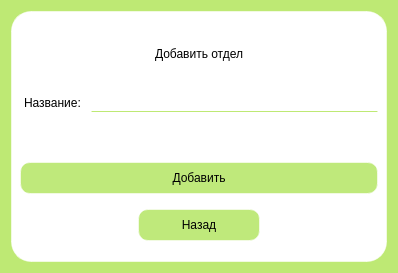
<?xml version="1.0" encoding="UTF-8"?>
<ui version="4.0">
 <class>AddUnitAdminWindow</class>
 <widget class="QDialog" name="AddUnitAdminWindow">
  <property name="geometry">
   <rect>
    <x>0</x>
    <y>0</y>
    <width>398</width>
    <height>273</height>
   </rect>
  </property>
  <property name="windowTitle">
   <string>Dialog</string>
  </property>
  <property name="styleSheet">
   <string notr="true">background-color: rgb(190, 233, 116);</string>
  </property>
  <layout class="QGridLayout" name="gridLayout">
   <item row="0" column="0">
    <widget class="QWidget" name="widget" native="true">
     <property name="styleSheet">
      <string notr="true">background-color: rgb(255, 255, 255);
border: 1px solid rgba(255, 255, 255, 140);
border-radius: 20px;
</string>
     </property>
     <layout class="QVBoxLayout" name="verticalLayout">
      <item>
       <layout class="QHBoxLayout" name="horizontalLayout_2">
        <item>
         <spacer name="horizontalSpacer">
          <property name="orientation">
           <enum>Qt::Horizontal</enum>
          </property>
          <property name="sizeHint" stdset="0">
           <size>
            <width>40</width>
            <height>20</height>
           </size>
          </property>
         </spacer>
        </item>
        <item>
         <widget class="QLabel" name="label">
          <property name="maximumSize">
           <size>
            <width>16777215</width>
            <height>50</height>
           </size>
          </property>
          <property name="text">
           <string>Добавить отдел</string>
          </property>
         </widget>
        </item>
        <item>
         <spacer name="horizontalSpacer_2">
          <property name="orientation">
           <enum>Qt::Horizontal</enum>
          </property>
          <property name="sizeHint" stdset="0">
           <size>
            <width>40</width>
            <height>20</height>
           </size>
          </property>
         </spacer>
        </item>
       </layout>
      </item>
      <item>
       <layout class="QHBoxLayout" name="horizontalLayout">
        <item>
         <widget class="QLabel" name="label_2">
          <property name="text">
           <string>Название:</string>
          </property>
         </widget>
        </item>
        <item>
         <widget class="QLineEdit" name="lineEdit">
          <property name="styleSheet">
           <string notr="true">border-bottom-color: rgb(190, 233, 116);</string>
          </property>
         </widget>
        </item>
       </layout>
      </item>
      <item>
       <widget class="QLabel" name="label_3">
        <property name="maximumSize">
         <size>
          <width>16777215</width>
          <height>20</height>
         </size>
        </property>
        <property name="text">
         <string/>
        </property>
       </widget>
      </item>
      <item>
       <widget class="QPushButton" name="add_unit">
        <property name="styleSheet">
         <string notr="true">QPushButton {
color: black;
background-color: rgb(191, 233, 123);
border-radius: 10px;
width: 120px;
height: 30px;
} 
QPushButton:hover{
background-color: rgba(191, 233,140);
}

QPushButton:pressed{
background-color: rgba(191, 233,180);
}</string>
        </property>
        <property name="text">
         <string>Добавить</string>
        </property>
       </widget>
      </item>
      <item>
       <layout class="QHBoxLayout" name="horizontalLayout_3">
        <item>
         <spacer name="horizontalSpacer_3">
          <property name="orientation">
           <enum>Qt::Horizontal</enum>
          </property>
          <property name="sizeHint" stdset="0">
           <size>
            <width>40</width>
            <height>20</height>
           </size>
          </property>
         </spacer>
        </item>
        <item>
         <widget class="QPushButton" name="return_adm">
          <property name="styleSheet">
           <string notr="true">QPushButton {
color: black;
background-color: rgb(191, 233, 123);
border-radius: 10px;
width: 120px;
height: 30px;
} 
QPushButton:hover{
background-color: rgba(191, 233,140);
}

QPushButton:pressed{
background-color: rgba(191, 233,180);
}</string>
          </property>
          <property name="text">
           <string>Назад</string>
          </property>
         </widget>
        </item>
        <item>
         <spacer name="horizontalSpacer_4">
          <property name="orientation">
           <enum>Qt::Horizontal</enum>
          </property>
          <property name="sizeHint" stdset="0">
           <size>
            <width>40</width>
            <height>20</height>
           </size>
          </property>
         </spacer>
        </item>
       </layout>
      </item>
     </layout>
    </widget>
   </item>
  </layout>
 </widget>
 <resources/>
 <connections/>
</ui>
